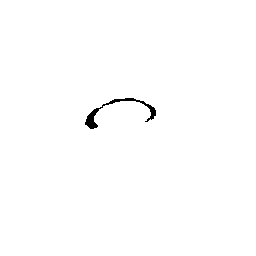
#> input picture images/oas1/OAS1_0001_MR1_69_ccseg.tif, 256 x 256 px
$ jupyter execute --allow-errors 0004_test_find_contour.ipynb   (older library calls are emulated)
#> lines starting #> are read from the running program, lines starting #| are printed output that depends on the picture; after the words box and inside, x2 and y2 are one past the last pixel; in counts of white or black regions, pixels touching at a corner belong together
[cell 1]
import cv2 as cv
from matplotlib import pyplot as plt

Load Image

[cell 2]
image_memory = cv.imread('images/oas1/OAS1_0001_MR1_69_ccseg.tif')
#> image_memory is the input picture: shape (256, 256, 3); 99.5% white; 1 black region, box (x1, y1, x2, y2) and area: (85, 98, 156, 129) 359
plt.imshow(image_memory)
plt.show()

inverting the color

[cell 3]
inverted_image = cv.bitwise_not(image_memory)
plt.imshow(inverted_image)
plt.show()

convert the image to grayscale format

[cell 4]
img_gray = cv.cvtColor(inverted_image, cv.COLOR_BGR2GRAY)
#> img_gray: shape (256, 256); 0.55% white; 1 white region
plt.imshow(inverted_image)
plt.show()

apply binary thresholding

[cell 5]
ret, thresh = cv.threshold(img_gray, 150, 255, cv.THRESH_BINARY)

detect the contours on the binary image using cv2.CHAIN_APPROX_NONE

[cell 6]
im2, contours, hierarchy = cv.findContours(image=thresh, mode=cv.RETR_TREE, method=cv.CHAIN_APPROX_NONE)
#> contours = 1 contour; box (x1, y1, x2, y2) and area: (85, 98, 156, 129) 262

Check total contour

[cell 7]
len(contours)
#> Out = 1

draw contours on the original image

[cell 8]
image_copy = img_gray.copy()
#> (the rest of this cell did not finish here and is left out)

Print polylines from contour index 0 using matplotlib

[cell 9]
from matplotlib.path import Path
import matplotlib.patches as patches


contour = contours[0][:,0]
#> contour = 191 pairs, first value 85 to 155, second value 98 to 128
path = Path(contour, closed=True)
patch = patches.PathPatch(path, facecolor=None, lw=1, antialiased=True)

fig, ax = plt.subplots()
ax.add_patch(patch)
ax.set_xlim(0, 256)
ax.set_ylim(0, 256)
plt.show()
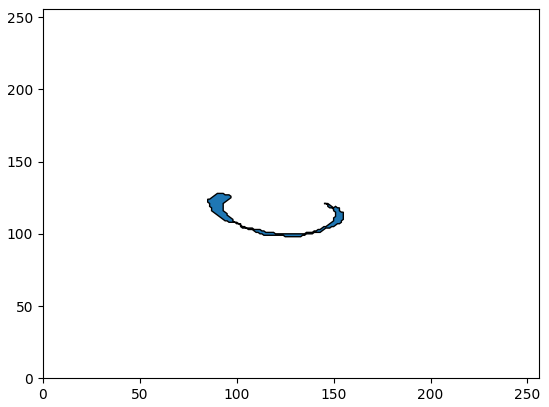
#> figure drawn by matplotlib, 1 panel

Display patch to shapely polygon

[cell 10]
from shapely.geometry import Polygon, Point
import descartes

verts = patch.get_path().vertices
#> verts has the same summary as contour
trans = patch.get_patch_transform()
points = trans.transform(verts)
#> points has the same summary as contour
poly = Polygon(points)

fig, ax = plt.subplots()
ax.add_patch(descartes.PolygonPatch(poly, fc='blue', alpha=0.5))
#> (this line was passed over: descartes is not available in this run)
ax.set_xlim(0, 256)
ax.set_ylim(0, 256)
plt.show()
